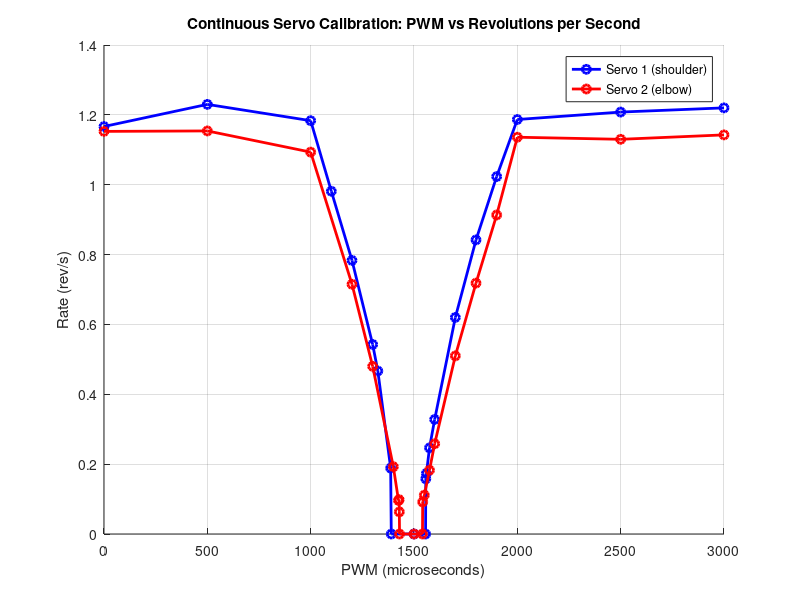
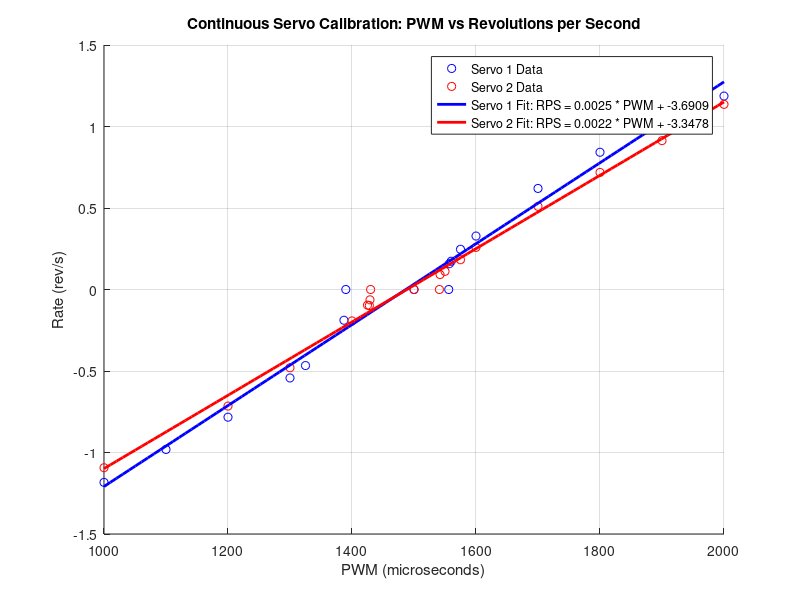

Write MATLAB code to recreate these figures, in order.
% Plot continuous servo motor calibration results
close all
clear all

% data
servo1 = [
    0, 35
    500, 36.9
    1000, 35.5;
    1100, 29.44;
    1200, 23.5;
    1300, 16.28;
    1325, 14;
    1387, 5.66;
    1390, 0;
    1500, 0;
    1556, 0;
    1557, 4.74;
    1560, 5.2;
    1575, 7.4;
    1600, 9.84;
    1700, 18.6;
    1800, 25.26;
    1900, 30.7;
    2000, 35.6;
    2500, 36.24;
    3000, 36.6;
];

servo2 = [
    0, 34.58;
    500, 34.62;
    1000, 32.8;
    1200, 21.45;
    1300, 14.4;
    1400, 5.78;
    1425, 2.88;
    1428, 2.95;
    1429, 1.9;
    1430, 0;
    1500, 0;
    1541, 0;
    1542, 2.75;
    1550, 3.34;
    1575, 5.48;
    1600, 7.75;
    1700, 15.3;
    1800, 21.55;
    1900, 27.4;
    2000, 34.08;
    2500, 33.9;
    3000, 34.28;
];

% Convert revolutions per 30s to rev/s
PWM1 = servo1(:,1);
RPS1 = servo1(:,2) / 30;

PWM2 = servo2(:,1);
RPS2 = servo2(:,2) / 30;

% Plot
figure(1);
hold on;
plot(PWM1, RPS1, 'bo-', 'LineWidth', 2, 'MarkerSize', 6, 'DisplayName', 'Servo 1 (shoulder)');
plot(PWM2, RPS2, 'ro-', 'LineWidth', 2, 'MarkerSize', 6, 'DisplayName', 'Servo 2 (elbow)');

xlabel('PWM (microseconds)');
ylabel('Rate (rev/s)');
title('Continuous Servo Calibration: PWM vs Revolutions per Second');
legend('Location', 'best');
grid on;

hold off;


% Flip rates for PWM values below 1500 (clockwise rotation should be negative)
RPS1(PWM1 < 1500) = -RPS1(PWM1 < 1500);
RPS2(PWM2 < 1500) = -RPS2(PWM2 < 1500);

% bound data to when it is changing
PWM1_i = (PWM1 >= 1000) & (PWM1 <= 2000);
PWM2_i = (PWM2 >= 1000) & (PWM2 <= 2000);

PWM1_bounded = PWM1(PWM1_i);
PWM2_bounded = PWM2(PWM2_i);

RPS1_bounded = RPS1(PWM1_i);
RPS2_bounded = RPS2(PWM2_i);

% linear regression model
p1 = polyfit(PWM1_bounded, RPS1_bounded, 1);
p2 = polyfit(PWM2_bounded, RPS2_bounded, 1);

% best fit lines
pwm_range = linspace(1000, 2000, 100);
fit1 = polyval(p1, pwm_range);
fit2 = polyval(p2, pwm_range);

figure(2)
hold on;

plot(PWM1_bounded, RPS1_bounded, 'bo', 'MarkerSize', 6, 'DisplayName', 'Servo 1 Data');
plot(PWM2_bounded, RPS2_bounded, 'ro', 'MarkerSize', 6, 'DisplayName', 'Servo 2 Data');

plot(pwm_range, fit1, 'b-', 'LineWidth', 2, 'DisplayName', sprintf('Servo 1 Fit: RPS = %.4f * PWM + %.4f', p1(1), p1(2)));
plot(pwm_range, fit2, 'r-', 'LineWidth', 2, 'DisplayName', sprintf('Servo 2 Fit: RPS = %.4f * PWM + %.4f', p2(1), p2(2)));

xlabel('PWM (microseconds)');
ylabel('Rate (rev/s)');
title('Continuous Servo Calibration: PWM vs Revolutions per Second');
legend('Location', 'best');
grid on;
hold off;

% Print best-fit equations
fprintf('Servo 1 Best Fit: RPS = %.4f * PWM + %.4f\n', p1(1), p1(2));
fprintf('Servo 2 Best Fit: RPS = %.4f * PWM + %.4f\n', p2(1), p2(2));
